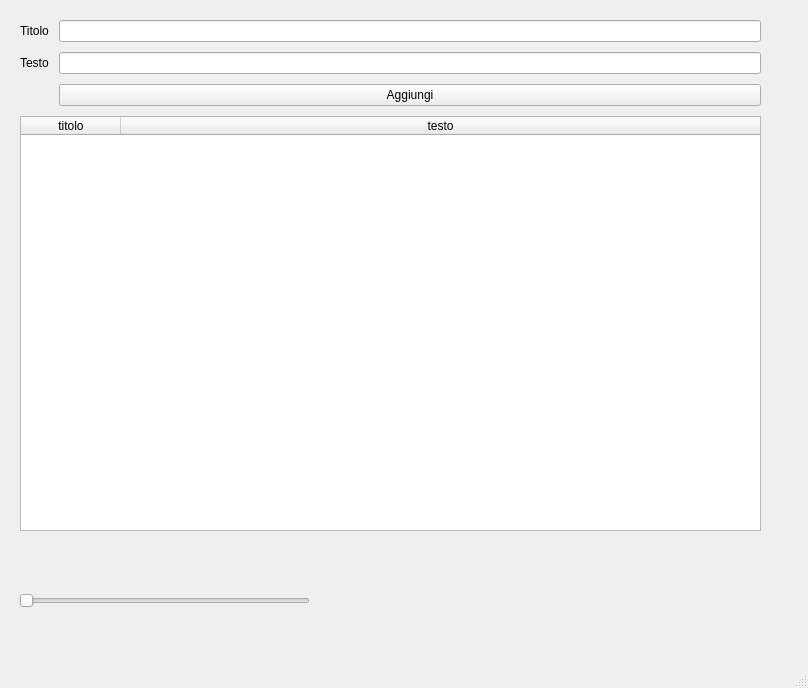
<?xml version="1.0" encoding="UTF-8"?>
<ui version="4.0">
 <class>Notes</class>
 <widget class="QMainWindow" name="Notes">
  <property name="geometry">
   <rect>
    <x>0</x>
    <y>0</y>
    <width>808</width>
    <height>688</height>
   </rect>
  </property>
  <property name="windowTitle">
   <string>MainWindow</string>
  </property>
  <widget class="QWidget" name="centralwidget">
   <widget class="QSlider" name="horizontalSlider">
    <property name="geometry">
     <rect>
      <x>19</x>
      <y>560</y>
      <width>291</width>
      <height>81</height>
     </rect>
    </property>
    <property name="orientation">
     <enum>Qt::Horizontal</enum>
    </property>
   </widget>
   <widget class="QWidget" name="">
    <property name="geometry">
     <rect>
      <x>20</x>
      <y>20</y>
      <width>741</width>
      <height>511</height>
     </rect>
    </property>
    <layout class="QVBoxLayout" name="verticalLayout" stretch="0,0">
     <property name="spacing">
      <number>10</number>
     </property>
     <property name="sizeConstraint">
      <enum>QLayout::SetNoConstraint</enum>
     </property>
     <item>
      <layout class="QFormLayout" name="formLayout">
       <item row="0" column="0">
        <widget class="QLabel" name="titoloLabel">
         <property name="text">
          <string>Titolo</string>
         </property>
        </widget>
       </item>
       <item row="0" column="1">
        <widget class="QLineEdit" name="titoloLineEdit"/>
       </item>
       <item row="1" column="0">
        <widget class="QLabel" name="testoLabel">
         <property name="text">
          <string>Testo</string>
         </property>
        </widget>
       </item>
       <item row="1" column="1">
        <widget class="QLineEdit" name="testoLineEdit"/>
       </item>
       <item row="2" column="1">
        <widget class="QPushButton" name="add_button">
         <property name="text">
          <string>Aggiungi</string>
         </property>
        </widget>
       </item>
      </layout>
     </item>
     <item>
      <widget class="QTableWidget" name="table">
       <property name="sortingEnabled">
        <bool>false</bool>
       </property>
       <attribute name="horizontalHeaderStretchLastSection">
        <bool>true</bool>
       </attribute>
       <column>
        <property name="text">
         <string>titolo</string>
        </property>
       </column>
       <column>
        <property name="text">
         <string>testo</string>
        </property>
       </column>
      </widget>
     </item>
    </layout>
   </widget>
  </widget>
  <widget class="QMenuBar" name="menubar">
   <property name="geometry">
    <rect>
     <x>0</x>
     <y>0</y>
     <width>808</width>
     <height>23</height>
    </rect>
   </property>
  </widget>
  <widget class="QStatusBar" name="statusbar"/>
 </widget>
 <resources/>
 <connections/>
</ui>
